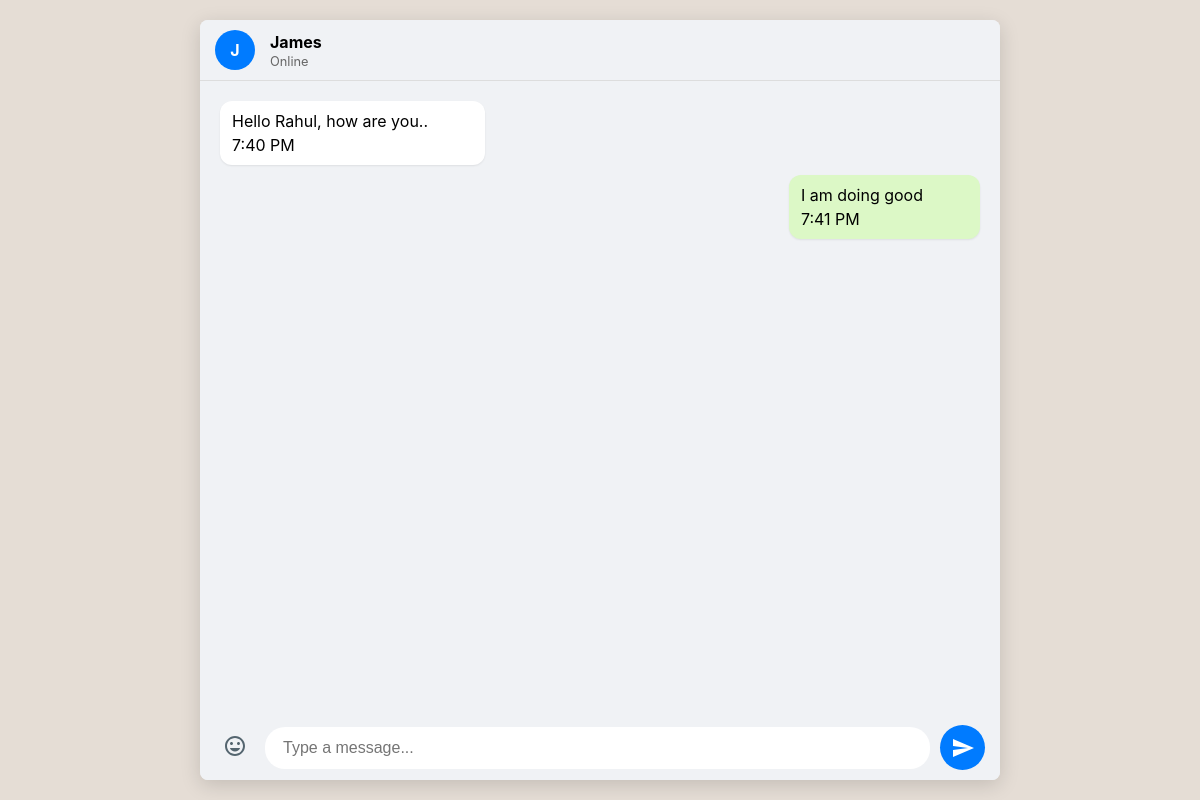
Page /chat/James/ (signed in) on the committed database.
### chat/models.py (models this page shows, shortened)
class Message(models.Model):
    sender = models.ForeignKey(User, on_delete=models.CASCADE, null=True, related_name='sent_messages')
    receiver = models.ForeignKey(User, on_delete=models.CASCADE, null=True, related_name='received_messages')
    content = models.TextField()
    timestamp = models.DateTimeField(auto_now_add=True)
    is_read = models.BooleanField(default=False)

### chat/views.py (the view, shortened to what this page needs)
# urls.py: path('chat/<str:username>/', views.chat_user, name='chat_user'),
def chat_user(request,username):
    other_user = get_object_or_404(User, username=username)
    current_user = request.user
    Message.objects.filter(
    sender=other_user,
    receiver=current_user,
    is_read=False
    ).update(is_read=True)
    messages = Message.objects.filter(
        Q(sender=request.user, receiver=other_user) |
        Q(sender=other_user, receiver=request.user),
    ).order_by('timestamp')
    return render(request, 'chat-page.html', {'other_user': other_user, 'messages':messages})

### templates/chat-page.html (shortened to what this page needs)
<!DOCTYPE html>
<html lang="en">
<head>
</head>
<body>
    <main class="chat-container">
        <header class="chat-header">
            <div class="avatar">{{ other_user.username|slice:":1"|upper }}</div>
            <div class="chat-info">
                <div class="chat-info">
                <h3>{{ other_user.username }}</h3>
                <p>Online</p>
            </div>
        </header>
        <div class="messages">
            {% for msg in messages %}
                <div class="message {% if msg.sender == request.user %}sent{% else %}received{% endif %}">
                    <span class="message-content">{{ msg.content }}</span>
                    <span>{{ msg.timestamp|time:"g:i A" }}</span>
                </div>
            {% endfor %}
        </div>
        <form class="message-form" action="" method="POST">
            <button type="button" title="Emojis">
            </button>
            <input type="text" name="message" required placeholder="Type a message...">
            <button class="send-button" type="submit" title="Send">
                <svg xmlns="http://www.w3.org/2000/svg" viewBox="0 0 24 24" fill="currentColor" width="24px" height="24px"><path d="M2.01 21L23 12 2.01 3 2 10l15 2-15 2z"/></svg>
            </button>
        </form>
    </main>
</body>
</html>

### templates/chat-page.html (style rules this page uses)
body { font-family: -apple-system, BlinkMacSystemFont, "Segoe UI", Roboto, Helvetica, Arial, sans-serif; background-color: #e5ddd5; margin: 0; display: flex; justify-content: center; align-items: center; height: 100vh; }
.chat-container { width: 100%; max-width: 800px; height: 95vh; background-color: #f0f2f5; border-radius: 8px; box-shadow: 0 5px 20px rgba(0, 0, 0, 0.15); display: flex; flex-direction: column; overflow: hidden; }
.chat-header { display: flex; align-items: center; padding: 10px 15px; background-color: #f0f2f5; border-bottom: 1px solid #ddd; flex-shrink: 0; }
.chat-header .avatar { width: 40px; height: 40px; border-radius: 50%; background-color: #007bff; color: white; display: flex; align-items: center; justify-content: center; font-weight: bold; margin-right: 15px; }
.chat-header .chat-info { flex-grow: 1; }
.chat-header .chat-info h3 { margin: 0; font-size: 1rem; }
.chat-header .chat-info p { margin: 2px 0 0 0; font-size: 0.8rem; color: #666; }
.messages { flex: 1; padding: 20px; overflow-y: auto; display: flex; flex-direction: column; }
.message { display: flex; flex-direction: column; max-width: 70%; padding: 8px 12px; border-radius: 12px; line-height: 1.5; word-wrap: break-word; margin-bottom: 10px; position: relative; }
.message-content { margin-right: 45px; }
.sent { align-self: flex-end; background-color: #dcf8c6; box-shadow: 0 1px 2px rgba(0,0,0,0.08); }
.received { align-self: flex-start; background-color: #ffffff; box-shadow: 0 1px 2px rgba(0,0,0,0.08); }
.message-form { display: flex; align-items: center; padding: 10px 15px; background-color: #f0f2f5; flex-shrink: 0; gap: 10px; }
.message-form button { background: none; border: none; cursor: pointer; color: #54656f; padding: 8px; }
.message-form input[type="text"] { flex: 1; padding: 12px 18px; border: none; border-radius: 20px; font-size: 1rem; background-color: #fff; outline: none; }
.send-button { background-color: #007bff !important; color: white !important; border-radius: 50%; width: 45px; height: 45px; display: flex; align-items: center; justify-content: center; transition: background-color 0.2s; }

### rows in the picture
Message: content "Hello Rahul, how are you..", timestamp "7:40 PM"
Message: content "I am doing good", timestamp "7:41 PM"

### other values in the picture
{{ other_user.username|slice:":1"|upper }} "J"
{{ other_user.username }} "James"
